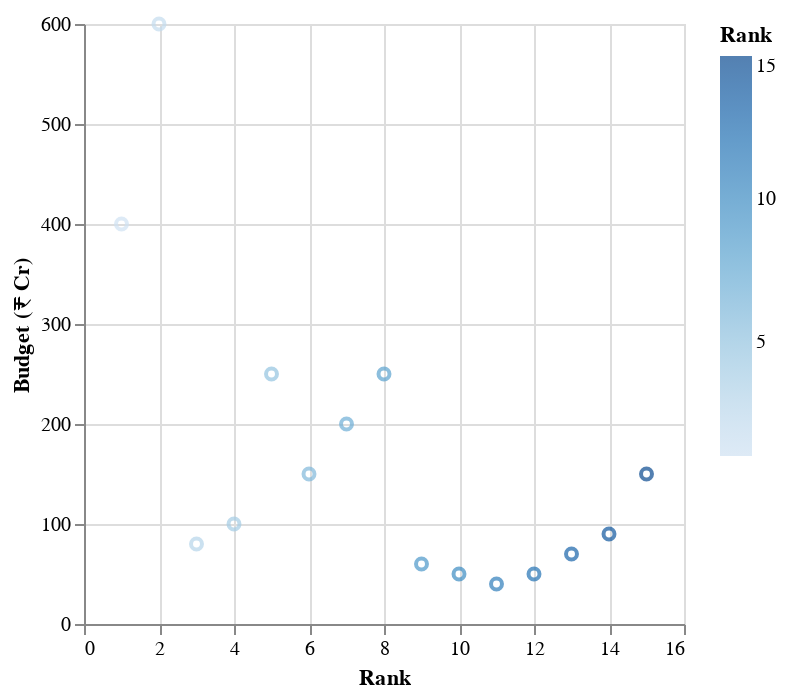

Here is the notebook cell this chart was saved with:
### Code cell
alt.Chart(mov).mark_point().encode(
    x='Rank',
    y='Budget (₹ Cr)',
     color='Rank'
   
)

### Figure 1 — Vega-Lite specification as saved in the notebook (floating-point values rounded to 4 significant figures)
{"config": {"view": {"continuousWidth": 300, "continuousHeight": 300}}, "data": {"name": "data-b1bba0916af879e99c4082e1b2ddb9a2"}, "mark": {"type": "point"}, "encoding": {"color": {"field": "Rank", "type": "quantitative"}, "x": {"field": "Rank", "type": "quantitative"}, "y": {"field": "Budget (₹ Cr)", "type": "quantitative"}}, "$schema": "https://vega.github.io/schema/vega-lite/v5.20.1.json", "datasets": {"data-b1bba0916af879e99c4082e1b2ddb9a2": [{"Rank": 1, "Movie Title": "Pushpa 2: The Rule", "Language": "Telugu", "Domestic Revenue (₹ Cr)": "1,200", "International Revenue (₹ Cr)": 624, "Total Revenue (₹ Cr)": "1,824", "Genre": "Action, Thriller", "Director": "Sukumar", "Release Date": "15-Aug-24", "Budget (₹ Cr)": 400, "Main Cast": "Allu Arjun, Rashmika Mandanna", "Runtime": "170 min", "Music Composer": "Devi Sri Prasad"}, {"Rank": 2, "Movie Title": "Kalki 2898 AD", "Language": "Telugu", "Domestic Revenue (₹ Cr)": "680", "International Revenue (₹ Cr)": 362, "Total Revenue (₹ Cr)": "1,042–1,200", "Genre": "Sci-Fi, Fantasy", "Director": "Nag Ashwin", "Release Date": "12-Jan-24", "Budget (₹ Cr)": 600, "Main Cast": "Prabhas, Deepika Padukone, Amitabh Bachchan", "Runtime": "180 min", "Music Composer": "M. M. Keeravani"}, {"Rank": 3, "Movie Title": "Stree 2", "Language": "Hindi", "Domestic Revenue (₹ Cr)": "550", "International Revenue (₹ Cr)": 324, "Total Revenue (₹ Cr)": "874.58", "Genre": "Horror, Comedy", "Director": "Amar Kaushik", "Release Date": "31-Oct-24", "Budget (₹ Cr)": 80, "Main Cast": "Rajkummar Rao, Shraddha Kapoor", "Runtime": "145 min", "Music Composer": "Sachin-Jigar"}, {"Rank": 4, "Movie Title": "The Greatest of All Time", "Language": "Tamil", "Domestic Revenue (₹ Cr)": "240", "International Revenue (₹ Cr)": 200, "Total Revenue (₹ Cr)": "440–457.12", "Genre": "Drama, Biography", "Director": "Sudha Kongara", "Release Date": "17-Nov-24", "Budget (₹ Cr)": 100, "Main Cast": "Vijay Sethupathi, Keerthy Suresh", "Runtime": "160 min", "Music Composer": "A.R. Rahman"}, {"Rank": 5, "Movie Title": "Devara: Part 1", "Language": "Telugu", "Domestic Revenue (₹ Cr)": "315", "International Revenue (₹ Cr)": 88, "Total Revenue (₹ Cr)": "403.83–521", "Genre": "Action, Drama", "Director": "Koratala Siva", "Release Date": "25-Dec-24", "Budget (₹ Cr)": 250, "Main Cast": "Jr NTR, Saif Ali Khan", "Runtime": "165 min", "Music Composer": "Anirudh Ravichander"}, {"Rank": 6, "Movie Title": "Bhool Bhulaiyaa 3", "Language": "Hindi", "Domestic Revenue (₹ Cr)": "358", "International Revenue (₹ Cr)": 65, "Total Revenue (₹ Cr)": "423.85", "Genre": "Horror, Comedy", "Director": "Anees Bazmee", "Release Date": "14-Mar-24", "Budget (₹ Cr)": 150, "Main Cast": "Kartik Aaryan, Kiara Advani", "Runtime": "155 min", "Music Composer": "Pritam"}, {"Rank": 7, "Movie Title": "Singham Again", "Language": "Hindi", "Domestic Revenue (₹ Cr)": "310", "International Revenue (₹ Cr)": 79, "Total Revenue (₹ Cr)": "389.64", "Genre": "Action, Crime", "Director": "Rohit Shetty", "Release Date": "15-Aug-24", "Budget (₹ Cr)": 200, "Main Cast": "Ajay Devgn, Kareena Kapoor", "Runtime": "145 min", "Music Composer": "Devi Sri Prasad"}, {"Rank": 8, "Movie Title": "Fighter", "Language": "Hindi", "Domestic Revenue (₹ Cr)": "270", "International Revenue (₹ Cr)": 74, "Total Revenue (₹ Cr)": "344.46", "Genre": "Action, Drama", "Director": "Siddharth Anand", "Release Date": "26-Jan-24", "Budget (₹ Cr)": 250, "Main Cast": "Hrithik Roshan, Deepika Padukone", "Runtime": "160 min", "Music Composer": "Lijo George, DJ Chetas"}, {"Rank": 9, "Movie Title": "Shaitaan", "Language": "Hindi", "Domestic Revenue (₹ Cr)": "160", "International Revenue (₹ Cr)": 51, "Total Revenue (₹ Cr)": "211.06", "Genre": "Thriller", "Director": "Bejoy Nambiar", "Release Date": "08-Nov-24", "Budget (₹ Cr)": 60, "Main Cast": "Farhan Akhtar, Kriti Kharbanda", "Runtime": "135 min", "Music Composer": "Shankar Ehsaan Loy"}, {"Rank": 10, "Movie Title": "Crew", "Language": "Hindi", "Domestic Revenue (₹ Cr)": "123", "International Revenue (₹ Cr)": 34, "Total Revenue (₹ Cr)": "157.08", "Genre": "Comedy, Drama", "Director": "Rajesh Krishnan", "Release Date": "05-Apr-24", "Budget (₹ Cr)": 50, "Main Cast": "Karisma Kapoor, Anil Kapoor", "Runtime": "140 min", "Music Composer": "Vishal-Shekhar"}, {"Rank": 11, "Movie Title": "Teri Baaton Mein Aisa Uljha Jiya", "Language": "Hindi", "Domestic Revenue (₹ Cr)": "120", "International Revenue (₹ Cr)": 13, "Total Revenue (₹ Cr)": "133.64", "Genre": "Romantic, Drama", "Director": "Laxman Utekar", "Release Date": "20-Sep-24", "Budget (₹ Cr)": 40, "Main Cast": "Vicky Kaushal, Katrina Kaif", "Runtime": "150 min", "Music Composer": "A.R. Rahman"}, {"Rank": 12, "Movie Title": "Munjya", "Language": "Hindi", "Domestic Revenue (₹ Cr)": "115", "International Revenue (₹ Cr)": 17, "Total Revenue (₹ Cr)": "132.13", "Genre": "Drama", "Director": "Nitesh Tiwari", "Release Date": "22-Nov-24", "Budget (₹ Cr)": 50, "Main Cast": "Pankaj Tripathi, Shubham Pandey", "Runtime": "130 min", "Music Composer": "Amit Trivedi"}, {"Rank": 13, "Movie Title": "Bad Newz", "Language": "Hindi", "Domestic Revenue (₹ Cr)": "92", "International Revenue (₹ Cr)": 23, "Total Revenue (₹ Cr)": "115.74", "Genre": "Thriller", "Director": "Vikramaditya Motwane", "Release Date": "12-Jul-24", "Budget (₹ Cr)": 70, "Main Cast": "Ayushmann Khurrana, Tabu", "Runtime": "160 min", "Music Composer": "Ankit Tiwari"}, {"Rank": 14, "Movie Title": "Article 370", "Language": "Hindi", "Domestic Revenue (₹ Cr)": "85", "International Revenue (₹ Cr)": 25, "Total Revenue (₹ Cr)": "110.57", "Genre": "Drama, Politics", "Director": "Anubhav Sinha", "Release Date": "26-Jan-24", "Budget (₹ Cr)": 90, "Main Cast": "Manoj Bajpayee, Richa Chadha", "Runtime": "155 min", "Music Composer": "Amit Trivedi"}, {"Rank": 15, "Movie Title": "Vettaiyan", "Language": "Tamil", "Domestic Revenue (₹ Cr)": "123", "International Revenue (₹ Cr)": 20, "Total Revenue (₹ Cr)": "143.243", "Genre": "Action, Drama", "Director": "Lokesh Kanagaraj", "Release Date": "18-Oct-24", "Budget (₹ Cr)": 150, "Main Cast": "Vijay, Samantha Ruth Prabhu", "Runtime": "165 min", "Music Composer": "Anirudh Ravichander"}]}}
